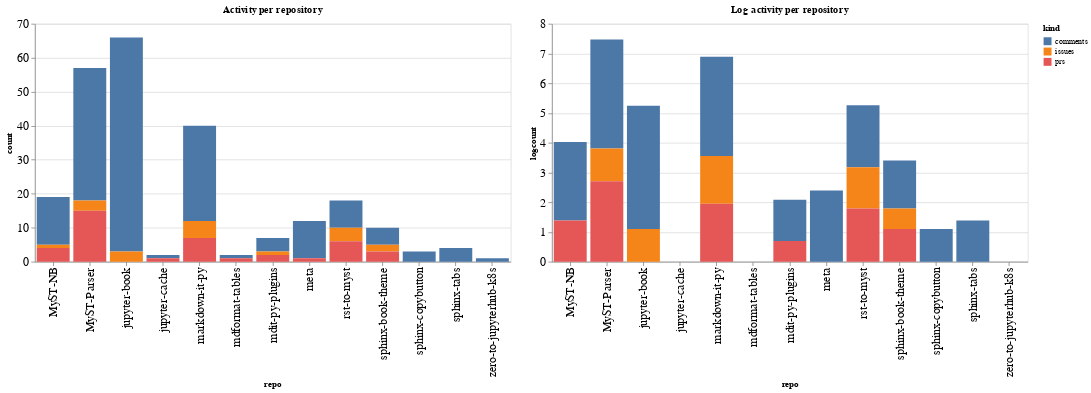

Write notebook code for a chart like this one.
### Code cell
ch1 = alt.Chart(repo_summaries, width=600, title="Activity per repository").mark_bar().encode(
    x='repo',
    y='count',
    color='kind',
    tooltip="kind"
)

ch2 = alt.Chart(repo_summaries, width=600, title="Log activity per repository").mark_bar().encode(
    x='repo',
    y='logcount',
    color='kind',
    tooltip="kind"
)

ch1 | ch2

### Figure 1 — Vega-Lite specification as saved in the notebook (floating-point values rounded to 4 significant figures)
{"config": {"axisLeft": {"labelFontSize": 15}, "axisBottom": {"labelFontSize": 15}}, "hconcat": [{"mark": "bar", "encoding": {"color": {"type": "nominal", "field": "kind"}, "tooltip": {"type": "nominal", "field": "kind"}, "x": {"type": "nominal", "field": "repo"}, "y": {"type": "quantitative", "field": "count"}}, "title": "Activity per repository", "width": 600}, {"mark": "bar", "encoding": {"color": {"type": "nominal", "field": "kind"}, "tooltip": {"type": "nominal", "field": "kind"}, "x": {"type": "nominal", "field": "repo"}, "y": {"type": "quantitative", "field": "logcount"}}, "title": "Log activity per repository", "width": 600}], "data": {"name": "data-357dc6e0bb39ee38dfdefb008601210f"}, "$schema": "https://vega.github.io/schema/vega-lite/v4.8.1.json", "datasets": {"data-357dc6e0bb39ee38dfdefb008601210f": [{"repo": "MyST-NB", "kind": "comments", "count": 14, "logcount": 2.639}, {"repo": "MyST-NB", "kind": "issues", "count": 1, "logcount": 0.0}, {"repo": "MyST-NB", "kind": "prs", "count": 4, "logcount": 1.386}, {"repo": "MyST-Parser", "kind": "comments", "count": 39, "logcount": 3.664}, {"repo": "MyST-Parser", "kind": "issues", "count": 3, "logcount": 1.099}, {"repo": "MyST-Parser", "kind": "prs", "count": 15, "logcount": 2.708}, {"repo": "jupyter-book", "kind": "comments", "count": 63, "logcount": 4.143}, {"repo": "jupyter-book", "kind": "issues", "count": 3, "logcount": 1.099}, {"repo": "jupyter-cache", "kind": "comments", "count": 1, "logcount": 0.0}, {"repo": "jupyter-cache", "kind": "prs", "count": 1, "logcount": 0.0}, {"repo": "markdown-it-py", "kind": "comments", "count": 28, "logcount": 3.332}, {"repo": "markdown-it-py", "kind": "issues", "count": 5, "logcount": 1.609}, {"repo": "markdown-it-py", "kind": "prs", "count": 7, "logcount": 1.946}, {"repo": "mdformat-tables", "kind": "comments", "count": 1, "logcount": 0.0}, {"repo": "mdformat-tables", "kind": "prs", "count": 1, "logcount": 0.0}, {"repo": "mdit-py-plugins", "kind": "comments", "count": 4, "logcount": 1.386}, {"repo": "mdit-py-plugins", "kind": "issues", "count": 1, "logcount": 0.0}, {"repo": "mdit-py-plugins", "kind": "prs", "count": 2, "logcount": 0.6931}, {"repo": "meta", "kind": "comments", "count": 11, "logcount": 2.398}, {"repo": "meta", "kind": "prs", "count": 1, "logcount": 0.0}, {"repo": "rst-to-myst", "kind": "comments", "count": 8, "logcount": 2.079}, {"repo": "rst-to-myst", "kind": "issues", "count": 4, "logcount": 1.386}, {"repo": "rst-to-myst", "kind": "prs", "count": 6, "logcount": 1.792}, {"repo": "sphinx-book-theme", "kind": "comments", "count": 5, "logcount": 1.609}, {"repo": "sphinx-book-theme", "kind": "issues", "count": 2, "logcount": 0.6931}, {"repo": "sphinx-book-theme", "kind": "prs", "count": 3, "logcount": 1.099}, {"repo": "sphinx-copybutton", "kind": "comments", "count": 3, "logcount": 1.099}, {"repo": "sphinx-tabs", "kind": "comments", "count": 4, "logcount": 1.386}, {"repo": "zero-to-jupyterhub-k8s", "kind": "comments", "count": 1, "logcount": 0.0}]}}
